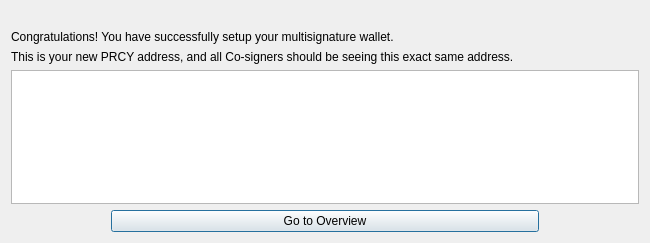
<?xml version="1.0" encoding="UTF-8"?>
<ui version="4.0">
 <class>MultiSigSetupFinish</class>
 <widget class="QDialog" name="MultiSigSetupFinish">
  <property name="geometry">
   <rect>
    <x>0</x>
    <y>0</y>
    <width>650</width>
    <height>243</height>
   </rect>
  </property>
  <property name="sizePolicy">
   <sizepolicy hsizetype="Expanding" vsizetype="Expanding">
    <horstretch>0</horstretch>
    <verstretch>0</verstretch>
   </sizepolicy>
  </property>
  <property name="windowTitle">
   <string>Multisignature Wallet Setup Complete</string>
  </property>
  <layout class="QVBoxLayout" name="verticalLayout" stretch="0,0,0,0">
   <property name="topMargin">
    <number>30</number>
   </property>
   <item>
    <layout class="QHBoxLayout" name="horizontalLayout" stretch="0">
     <item>
      <widget class="QLabel" name="label">
       <property name="text">
        <string>Congratulations! You have successfully setup your multisignature wallet.</string>
       </property>
       <property name="alignment">
        <set>Qt::AlignLeading|Qt::AlignLeft|Qt::AlignVCenter</set>
       </property>
      </widget>
     </item>
    </layout>
   </item>
   <item>
    <widget class="QLabel" name="label_2">
     <property name="font">
      <font>
       <pointsize>9</pointsize>
      </font>
     </property>
     <property name="text">
      <string>This is your new PRCY address, and all Co-signers should be seeing this exact same address.</string>
     </property>
    </widget>
   </item>
   <item>
    <widget class="QTextEdit" name="textComboKey">
     <property name="readOnly">
      <bool>true</bool>
     </property>
     <property name="acceptRichText">
      <bool>false</bool>
     </property>
    </widget>
   </item>
   <item>
    <layout class="QHBoxLayout" name="horizontalLayout_5">
     <property name="spacing">
      <number>100</number>
     </property>
     <property name="leftMargin">
      <number>100</number>
     </property>
     <property name="rightMargin">
      <number>100</number>
     </property>
     <item>
      <widget class="QPushButton" name="btnDone">
       <property name="text">
        <string>Go to Overview</string>
       </property>
       <property name="shortcut">
        <string>Return</string>
       </property>
      </widget>
     </item>
    </layout>
   </item>
  </layout>
 </widget>
 <resources/>
 <connections/>
</ui>
